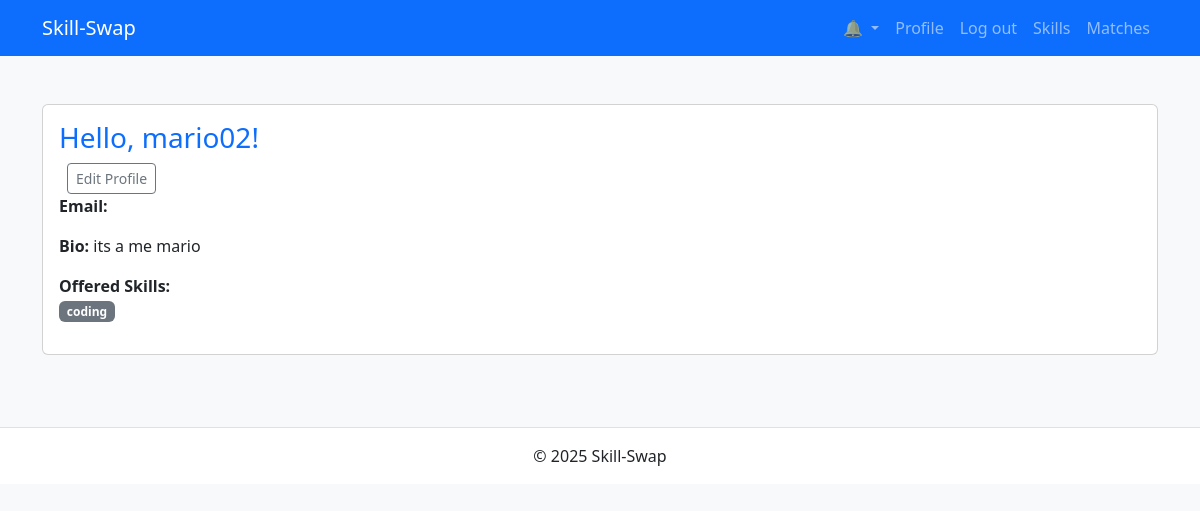
The app's page /accounts/profile/ (signed in), older data.
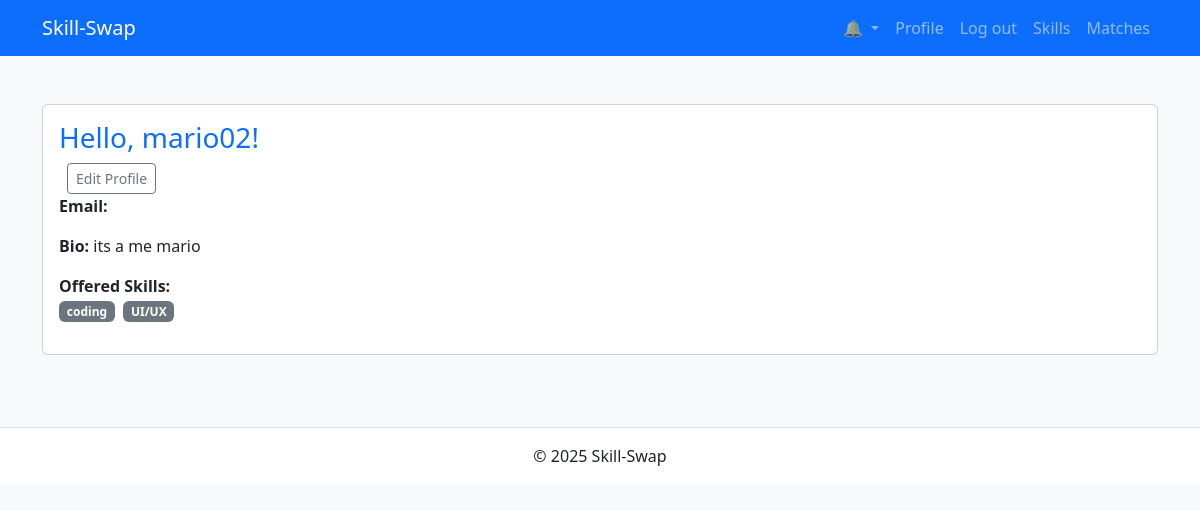
The same page, newer data.
### skills/models.py (models this page shows, shortened)
class Skill(models.Model):
    name = models.CharField(max_length=50, unique=True)

### users/views.py (the view)
# urls.py: path('profile/', views.ProfileView.as_view(), name='profile'),
class ProfileView(LoginRequiredMixin, generic.DetailView):
    model = Profile
    template_name = 'users/profile.html'
    def get_object(self):
        profile, created = Profile.objects.get_or_create(user=self.request.user)
        return profile

### notifications/context_processors.py (called while the page is built)
def unread_notifications(request):
    if request.user.is_authenticated:
        qs = Notification.objects.filter(
            user=request.user, is_read=False
        ).order_by('-created')
        return {'unread_notifications': qs}
    return {}

### templates/users/profile.html
{% extends "base.html" %}
{% block content %}
  <div class="card mb-4">
    <div class="card-body">
      <h3 class="card-title">Hello, {{ object.user.username }}!</h3>
      <a href="{% url 'users:profile_edit' %}" class="btn btn-sm btn-outline-secondary ms-2">
        Edit Profile
      </a>
      <p><strong>Email:</strong> {{ object.user.email }}</p>
      <p><strong>Bio:</strong> {{ object.bio|default:"(none)" }}</p>
      <p>
        <strong>Offered Skills:</strong><br>
        {% for skill in object.skills.all %}
          <span class="badge bg-secondary me-1">{{ skill.name }}</span>
        {% empty %}
          <em>No skills yet.</em>
        {% endfor %}
      </p>
    </div>
  </div>
{% endblock %}

Row changes from the older to the newer data that the page shows:
added Skill: name "UI/UX"
